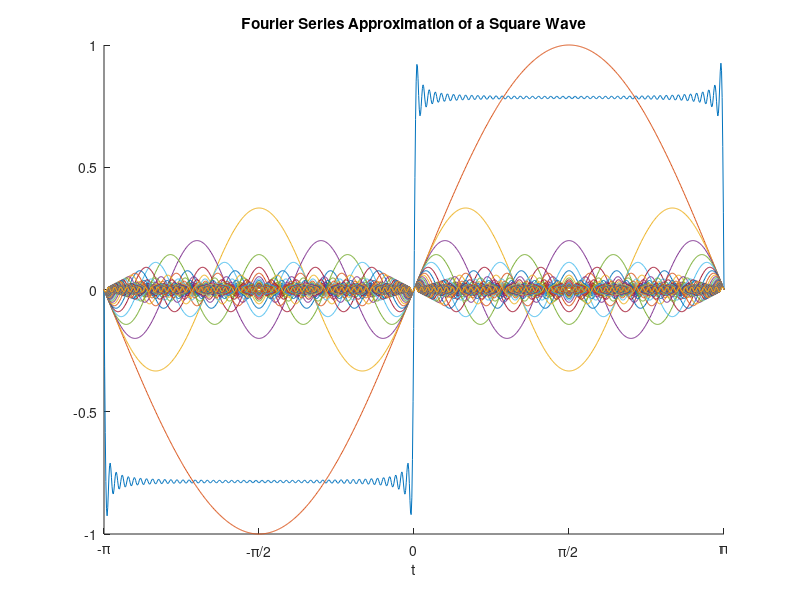

Recreate this plot in MATLAB. (Note: this script raises an error after producing the figure.)
% SPDX-License-Identifier: GPL-3.0-or-later
%
% Solution.m -- Assignment 05 solution
% Copyright (C) 2024  Jacob Koziej <jacobkoziej@gmail.com>

clc;
clear;
close all;

%% 1
i = 50;
a_n = (2 .* (0:i) + 1)';

t = linspace(-pi, pi, 1e3);
s = sin(a_n .* t) ./ a_n;

sq = sum(s);

figure;
hold on;
plot(t, sq);
plot(t, s);
title('Fourier Series Approximation of a Square Wave');
xlabel('t');
xlim([t(1), t(end)]);
xticklabels({'-\pi', '-\pi/2', '0', '\pi/2', '\pi'});
xticks([-pi, -pi / 2, 0, pi / 2, pi]);
ylim([-1, 1]);

%% 2
figure;
sgtitle('Fourier Series Approximation of a Square Wave');

subplot(1, 2, 1);
plot(t, sq);
title('Approximation');
xlabel('t');
xlim([t(1), t(end)]);
xticklabels({'-\pi', '-\pi/2', '0', '\pi/2', '\pi'});
xticks([-pi, -pi / 2, 0, pi / 2, pi]);
ylim([-1, 1]);

subplot(1, 2, 2);
plot(t, s);
title('Componenents');
xlabel('t');
xlim([t(1), t(end)]);
xticklabels({'-\pi', '-\pi/2', '0', '\pi/2', '\pi'});
xticks([-pi, -pi / 2, 0, pi / 2, pi]);
ylim([-1, 1]);

%% 3
n = 64;
x = linspace(-2 * pi, 2 * pi, n);
y = linspace(-2 * pi, 2 * pi, n);

[X, Y] = meshgrid(x, y);

Z = X .* sin(X) - Y .* cos(Y);

figure;
surf(X, Y, Z);
